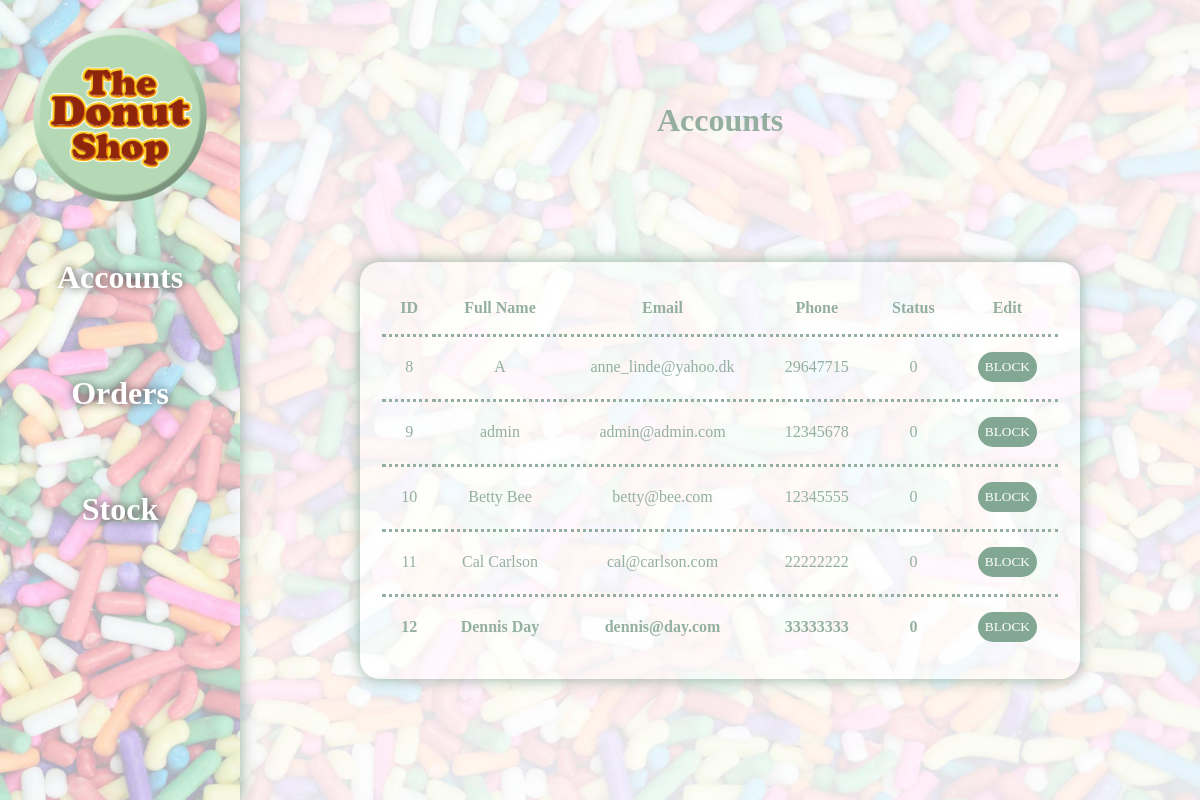
Screenshot of /admin.php (signed in) with the database file from the repository.
### tables this page shows
CREATE TABLE `users` (
  `user_id` bigint(20) UNSIGNED NOT NULL,
  `full_name` varchar(50) NOT NULL,
  `email` varchar(50) NOT NULL,
  `phone` varchar(15) NOT NULL,
  `password` varbinary(100) NOT NULL,
  `status` tinyint(1) NOT NULL
);

### admin.php (the view, shortened to what this page needs)
<?php
require_once __DIR__.'/admin-top.php';
?>
<div id="cartWrapper">
<h1>Accounts</h1>
<table>
    <thead>
        <th>ID</th>
        <th>Full Name</th>
        <th>Email</th>
        <th>Phone</th>
        <th>Status</th>
        <th>Edit</th>
    </thead>
    <tbody>
    <?php
        $stmt = $db->prepare('SELECT * FROM users');
        $stmt->execute();
        $aUsers = $stmt->fetchAll();
        foreach ($aUsers as $aUser) {
            echo "
                <tr>
                    <td>$aUser->user_id</td>
                    <td>$aUser->full_name</td>
                    <td>$aUser->email</td>
                    <td>$aUser->phone</td>
                    <td>$aUser->status</td>
                    <td><button>BLOCK</button></td>
                </tr>
                ";
        }
    ?>
    </tbody>
</table>
</div>
</body>
</html>

### css/shop.css (style rules this page uses)
* { padding: 0; margin: 0; font-family: 'Raleway'; box-sizing: border-box; }
body { width: 100vw; height: 100%; background-image: url(../img/modal.jpg); background-size: cover; background-position: center; background-attachment: fixed; background-repeat: no-repeat; }
p, h1, h2, h3 { color: rgb(148, 175, 160); }
#cartWrapper, #profileWrapper, #modalWrapper { width: 80vw; height: 100vh; display: grid; justify-items: center; padding: 50px 0; align-items: center; }
table { text-align: center; width: 60vw; background: rgba(255, 255, 255, 0.5); border-radius: 20px; padding: 20px; box-shadow: 0px 0px 15px rgb(148, 175, 160); margin-top: 20px; margin-bottom: 20px; }
table tr:last-child { font-weight: 700; }
th { padding: 15px; color: rgb(148, 175, 160); }
td { border-top: 3px dotted rgb(148, 175, 160); padding: 15px; color: rgb(148, 175, 160); }
button { background:rgb(130, 167, 146); color: white; padding: 7px; cursor: pointer; border: none; border-radius: 50px; }

### css/menu.css (style rules this page uses)
body { display: grid; grid-template-columns: 1fr 1fr 1fr 1fr; }

### rows the page displays
users: user_id "8", full_name "A", email "anne_linde@yahoo.dk", phone "29647715", status "0"
users: user_id "9", full_name "admin", email "admin@admin.com", phone "12345678", status "0"
users: user_id "10", full_name "Betty Bee", email "betty@bee.com", phone "12345555", status "0"
users: user_id "11", full_name "Cal Carlson", email "cal@carlson.com", phone "22222222", status "0"
users: user_id "12", full_name "Dennis Day", email "dennis@day.com", phone "33333333", status "0"
